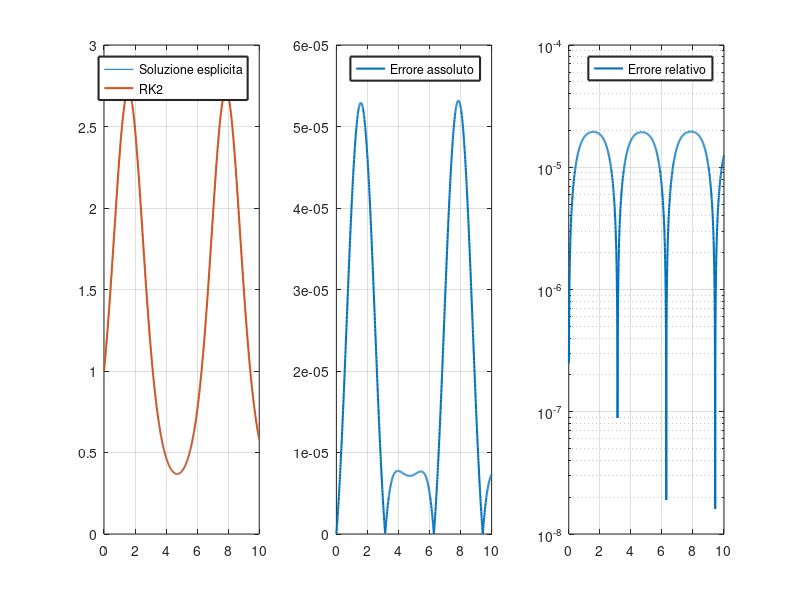

The MATLAB source for this figure: (Note: this script raises an error after producing the figure.)
% LAB GEONUMERICA 
% metodi di runge kutta
% esercitazione numero due 
clear;
clc

% COSE DA FARE: 
% provare a fare una tendina per i vari metodi 
% fare i confronti con AB3 o AB4, in termini di errore ad esempio 

% equazione 1: u_t = u*cos(t)

h = 0.01; %intervallo di tempo prova anche 0.1, 0.001, 0.0001
t_i = 0; %tempo iniziale
t_f = 10; %Tempo finale
u_i = 1; %condizione iniziale
t = [t_i:h:t_f]; %vettore di tempi
u(1) = u_i; % inizializzazione condizione iniziale

% soluzione esatta
uex = u_i*exp(sin(t)-sin(0));


%RK 2 ORDINE  

tic
% scelta del metodo 
meth = 0; % può essere 0 oppure 1
if meth == 0  % metodo di heun
    c = [0,1];
    a = [0,0; 1,0];
    b = [0.5,0.5];
else   % metodo del punto medio 
    c = [0,0.5];
    a = [0,0; 1,0];
    b = [0.5,0.5];
end 
toc

s = length(c); % ciclo interno al ciclo n 
tau = zeros(s,1); % valori tempi intermedi
utilde = zeros(s,1); % valori provvisori intermedi
ftilde = zeros(s,1); % valori provvisori della funzione
u2(1)=u_i;

for i = 2:length(t)
    for j = 1:s
        tau(j) = t(i-1)+h*c(j);
        utilde(j) = u2(i-1)+h*a(j,:)*ftilde; 
        ftilde(j) = utilde(j)*cos(tau(j));
    end
    u2(i) = u2(i-1) + h*b*ftilde;
end 

figure(1)
subplot(1,3,1)
plot(t,uex,t,u2,'LineWidth',1.5)
grid on;
legend('Soluzione esplicita', 'RK2','LineWidth',1.5)
subplot(1,3,2)
plot(t,abs(uex-u2),'LineWidth',1.5)
grid on;
legend('Errore assoluto','LineWidth',1.5)
subplot(1,3,3)
semilogy(t,abs(uex-u2)./u2,'LineWidth',1.5)
grid on;
legend('Errore relativo','LineWidth',1.5)
sgtitle('Runge Kutta 2° ordine')
toc 

% RK 3 ORDINE 

tic
% scelta del metodo 
method = 0; % può essere 0 oppure 1
if method == 0  % metodo di heun (3)
    c = [0,1/3,2/3];
    a = [0,0,0;1/3,0,0;0,2/3,0];
    b = [1/4,0,3/4];
elseif method == 1  % metodo RK 3
    c = [0,0.5,1];
    a = [0,0,0;0.5,0,0;0,1,0];
    b = [1/3,1/3,1/3];
elseif method == 2  % ODE 23 
    c = [0,0.5,3/4];
    a = [0,0,0;0.5,0,0;0,3/4,0];
    b = [2/9,1/3,4/9];
end 
toc

s = length(c); % ciclo interno al ciclo n 
tau = zeros(s,1); % valori tempi intermedi
utilde = zeros(s,1); % valori provvisori intermedi
ftilde = zeros(s,1); % valori provvisori della funzione
u3(1)=u_i;

for i = 2:length(t)
    for j = 1:s
        tau(j) = t(i-1)+h*c(j);
        utilde(j) = u3(i-1)+h*a(j,:)*ftilde; 
        ftilde(j) = utilde(j)*cos(tau(j));
    end
    u3(i) = u3(i-1) + h*b*ftilde;
end 

figure(2)
subplot(1,3,1)
plot(t,uex,t,u3,'LineWidth',1.5)
grid on;
legend('Soluzione esplicita', 'RK3','LineWidth',1.5)
subplot(1,3,2)
plot(t,abs(uex-u3),'LineWidth',1.5)
grid on;
legend('Errore assoluto','LineWidth',1.5)
subplot(1,3,3)
semilogy(t,abs(uex-u3)./u3,'LineWidth',1.5)
grid on;
legend('Errore relativo','LineWidth',1.5)
sgtitle('Runge Kutta 3° ordine')
toc


% RK 4 ORDINE 
tic 

c = [0,0.5,0.5,1];
a = [0,0,0,0;0.5,0,0,0;0,0.5,0,0;0,0,1,0];
b = [1/6,1/3,1/3,1/6];
toc

s = length(c); % ciclo interno al ciclo n 
tau = zeros(s,1); % valori tempi intermedi
utilde = zeros(s,1); % valori provvisori intermedi
ftilde = zeros(s,1); % valori provvisori della funzione
u4(1)=u_i;

for i = 2:length(t)
    for j = 1:s
        tau(j) = t(i-1)+h*c(j);
        utilde(j) = u4(i-1)+h*a(j,:)*ftilde; 
        ftilde(j) = utilde(j)*cos(tau(j));
    end
    u4(i) = u4(i-1) + h*b*ftilde;
end 


figure(3)
subplot(1,3,1)
plot(t,uex,t,u3,'LineWidth',1.5)
grid on;
legend('Soluzione esplicita', 'RK4','LineWidth',1.5)
subplot(1,3,2)
plot(t,abs(uex-u3),'LineWidth',1.5)
grid on;
legend('Errore assoluto','LineWidth',1.5)
subplot(1,3,3)
semilogy(t,abs(uex-u3)./u3,'LineWidth',1.5)
grid on;
legend('Errore relativo','LineWidth',1.5)
sgtitle('Runge Kutta 4° ordine')
toc 




























